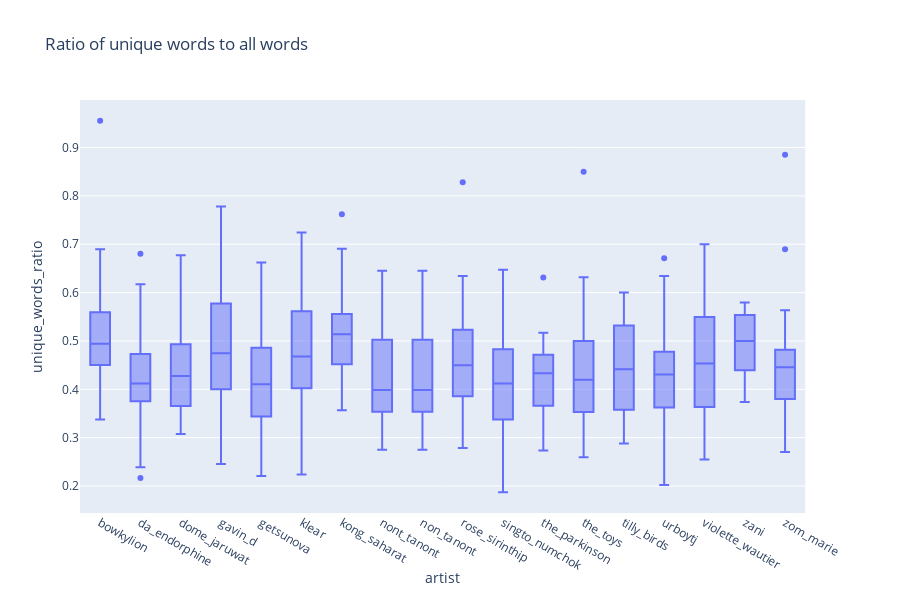

Notebook source saved alongside this figure:
### Code cell
fig = px.box(song_filter_df, x='artist', y='unique_words_ratio', title='Ratio of unique words to all words')
fig.show()

### Figure 1 — Plotly figure (JSON) as saved in the notebook; plotly's stock layout.template omitted (floating-point values rounded to 4 significant figures; data arrays with more than 128 entries replaced by an {"elided": "..."} marker saying what was removed)
{"data": [{"alignmentgroup": "True", "hoverlabel": {"namelength": 0}, "hovertemplate": "artist=%{x}<br>unique_words_ratio=%{y}", "legendgroup": "", "marker": {"color": "#636efa"}, "name": "", "notched": false, "offsetgroup": "", "orientation": "v", "showlegend": false, "type": "box", "x": {"elided": "609 str values"}, "x0": " ", "xaxis": "x", "y": {"elided": "609 float values"}, "y0": " ", "yaxis": "y"}], "layout": {"boxmode": "group", "height": 600, "legend": {"tracegroupgap": 0}, "title": {"text": "Ratio of unique words to all words"}, "xaxis": {"anchor": "y", "domain": [0, 0.98], "title": {"text": "artist"}}, "yaxis": {"anchor": "x", "domain": [0, 1], "title": {"text": "unique_words_ratio"}}}}
